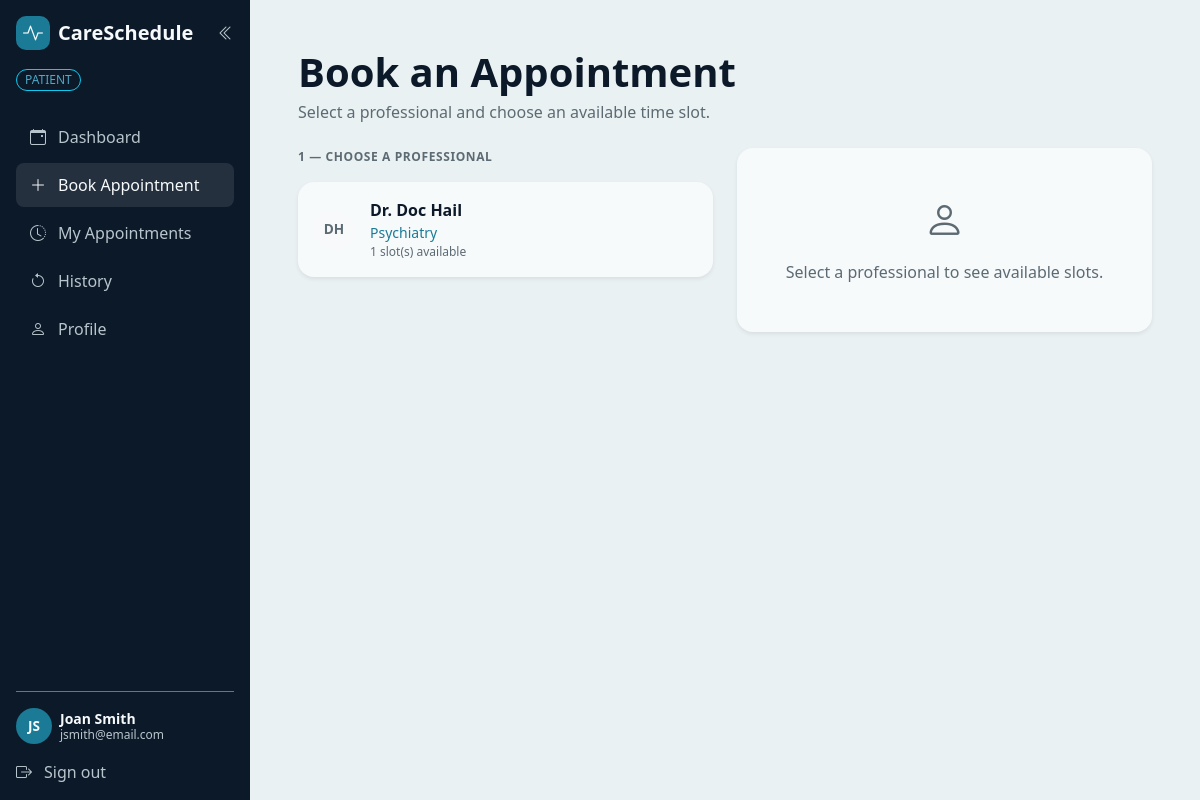
Screenshot of /book (signed in) with the database file from the repository.
### bp_app/models.py (models this page shows, shortened)
class Patient(UserMixin, db.Model):
    __tablename__ = "patient"
    id = db.Column(db.Integer, primary_key = True)
    email = db.Column(db.String(255), nullable = False, unique=True)
    password_hash = db.Column(db.String(255), nullable = False)
    firstname = db.Column(db.String(150), nullable = False)
    lastname = db.Column(db.String(150), nullable = False)
    phone = db.Column(db.String(20), nullable = False)
    dob = db.Column(db.Date, nullable = False)
    appointments = db.relationship("Appointment", back_populates="patient", cascade="all, delete-orphan")

class Professional(UserMixin, db.Model):
    __tablename__ = "professional"
    id = db.Column(db.Integer, primary_key = True)
    email = db.Column(db.String(255), nullable = False, unique = True)
    username = db.Column(db.String(255), nullable = False, unique= True)
    password_hash = db.Column(db.String(255), nullable = False)
    firstname = db.Column(db.String(150), nullable = True)
    lastname = db.Column(db.String(150), nullable = True)
    specialty = db.Column(db.String(150), nullable = True)
    biography = db.Column(db.Text)
    availabilities = db.relationship(
        "Availability",
        back_populates = "professional"
    )

### bp_app/patient_routes.py (the view)
@patients.route("/book")
@login_required
def book():
    if not isinstance(current_user, Patient):
        flash("Only patients can book appointments.", "warning")
        return redirect(url_for("main.home"))
    now = datetime.now()
    professionals = Professional.query.order_by(Professional.lastname).all()
    open_slots = (
        Availability.query
        .filter(Availability.is_booked == False,
                   Availability.start_time > datetime.now())
        .order_by(Availability.start_time)
        .all()
    )
    slot_counts= {}
    for slot in open_slots:
        slot_counts[slot.professional_id] = slot_counts.get(slot.professional_id, 0) + 1
    selected_id = request.args.get("professional_id", type=int)
    selected = db.session.get(Professional, selected_id) if selected_id else None
    slots = [slot for slot in open_slots if selected and slot.professional_id == selected_id]
    return render_template(
        "patients/book.html",
        professionals=professionals,
        slot_counts=slot_counts,
        selected=selected,
        slots=slots,
        active_page="book",
    )

### bp_app/app.py (called while the page is built)
@login_manager.user_loader
def load_user(user_id):
    try:
        user_type, record_id = user_id.split(":", 1)
        model = {"Patient": Patient, "Professional": Professional}.get(user_type)
        return db.session.get(model, int(record_id)) if model else None
    except (AttributeError, TypeError, ValueError):
        return None

### bp_app/templates/patients/book.html (shortened to what this page needs)
{% extends "components/patient_dashboard_base.html" %}
{% block dashboard_content %}
    <div class="mb-4">
        <h1 class="display-6 fw-bold text-app-navy mb-1">Book an Appointment</h1>
        <p class="text-app-muted mb-0">Select a professional and choose an available time slot.</p>
    </div>
    <div class="row g-4">
        <div class="col-12 col-lg-6">
            <div class="eyebrow text-app-muted mb-3">1 &mdash; Choose a professional</div>
            {% for pro in professionals %}
                <a href="{{ url_for('patients.book', professional_id=pro.id) }}"
                   class="card border-0 shadow-sm rounded-4 p-3 mb-3 bg-app-card text-decoration-none d-block
                          {{ 'booking-card' if selected and selected.id == pro.id }}">
                    <div class="d-flex align-items-center gap-3">
                        <div class="avatar bg-light text-app-muted">
                            {{ pro.firstname[:1] }}{{ pro.lastname[:1] }}
                        </div>
                        <div class="min-w-0">
                            <div class="fw-bold text-app-navy">
                                Dr. {{ pro.firstname }} {{ pro.lastname }}
                            </div>
                            <div class="text-app-teal small">{{ pro.specialty }}</div>
                            <div class="text-app-muted text-xs">
                                {{ slot_counts.get(pro.id, 0) }} slot(s) available
                            </div>
                        </div>
                    </div>
                </a>
            {% else %}
                <div class="card border-0 shadow-sm rounded-4 bg-app-card p-4 text-center">
                    <p class="text-app-muted mb-0">No professionals are registered yet.</p>
                </div>
            {% endfor %}
        </div>
        <div class="col-12 col-lg-6">
            {% if selected %}
                <div class="eyebrow text-app-muted mb-3">
                    2 &mdash; Choose a time with Dr. {{ selected.lastname }}
                </div>
                {% for date, day_slots in slots|groupby("day") %}
                    <div class="eyebrow text-app-muted mt-3 mb-2">
                        {{ date.strftime("%A, %B %d") }}
                    </div>
                    {% for slot in day_slots %}
                        <a href="{{ url_for('patients.confirm_booking', availability_id=slot.id) }}"
                           class="card border-0 shadow-sm rounded-4 p-3 mb-2 bg-app-card text-decoration-none d-block">
                            <div class="d-flex align-items-center justify-content-between gap-3">
                                <span class="fw-bold text-app-navy">
                                    {{ slot.start_time.strftime("%I:%M %p") }} &ndash;
                                    {{ slot.end_time.strftime("%I:%M %p") }}
                                </span>
                                <span class="text-app-teal small fw-bold">
                                    Book <i class="bi bi-arrow-right ms-1"></i>
                                </span>
                            </div>
                        </a>
                    {% endfor %}
                {% else %}
                    <div class="card border-0 shadow-sm rounded-4 bg-app-card p-5 text-center">
                        <div class="mb-3">
                            <i class="bi bi-calendar-x display-6 text-app-muted"></i>
                        </div>
                        <h2 class="h6 fw-bold text-app-navy">No open slots</h2>
                        <p class="text-app-muted text-xs mb-0">
                            Dr. {{ selected.lastname }} has no available times right now.
                            Try another professional.
                        </p>
                    </div>
                {% endfor %}
            {% else %}
                <div class="card border-0 shadow-sm rounded-4 bg-app-card p-5 text-center h-100
                            d-flex align-items-center justify-content-center">
                    <div>
                        <i class="bi bi-person display-6 text-app-muted d-block mb-3"></i>
                        <p class="text-app-muted mb-0">
                            Select a professional to see available slots.
                        </p>
                    </div>
                </div>
            {% endif %}
        </div>
    </div>
{% endblock %}

### bp_app/templates/components/patient_sidebar.html (shortened to what this page needs)
<div class="offcanvas-lg offcanvas-start bg-app-navy dashboard-sidebar" tabindex="-1"
     id="appSidebar" aria-labelledby="appSidebarLabel">
    <div class="offcanvas-body d-flex flex-column justify-content-between p-3">
        <div>
            <div class="sidebar-head d-none d-lg-flex align-items-center justify-content-between mb-3">
                <a href="{{ url_for('patients.dashboard') }}"
                   class="d-flex align-items-center gap-2 text-decoration-none">
                    <div class="brand-mark">
                        <i class="bi bi-activity fs-5"></i>
                    </div>
                    <span class="brand-name fs-5 sidebar-label">CareSchedule</span>
                </a>
                <button class="btn border-0 p-0 text-app-muted-dark" type="button"
                        id="railToggle" aria-label="Collapse sidebar" aria-expanded="true">
                    <i class="bi bi-chevron-double-left" id="railToggleIcon"></i>
                </button>
            </div>
            <div class="mb-4 sidebar-label">
                <span class="badge border border-info text-app-teal-light rounded-pill px-2 py-1 fw-normal text-xs">
                    PATIENT
                </span>
            </div>
            <nav class="nav nav-pills flex-column gap-1">
                <a href="{{ url_for('patients.dashboard') }}" title="Dashboard"
                   class="nav-link-custom {{ 'active' if active_page == 'dashboard' }}">
                    <i class="bi bi-calendar-event"></i>
                    <span class="sidebar-label">Dashboard</span>
                </a>
                <a href="{{ url_for('patients.book') }}" title="Book Appointment"
                   class="nav-link-custom {{ 'active' if active_page == 'book' }}">
                    <i class="bi bi-plus-lg"></i>
                    <span class="sidebar-label">Book Appointment</span>
                </a>
                <a href="{{ url_for('patients.my_appointments') }}" title="My Appointments"
                   class="nav-link-custom {{ 'active' if active_page == 'appointments' }}">
                    <i class="bi bi-clock-history"></i>
                    <span class="sidebar-label">My Appointments</span>
                </a>
                <a href="#" title="History"
                   class="nav-link-custom {{ 'active' if active_page == 'history' }}">
                    <i class="bi bi-arrow-counterclockwise"></i>
                    <span class="sidebar-label">History</span>
                </a>
                <a href="#" title="Profile"
                   class="nav-link-custom {{ 'active' if active_page == 'profile' }}">
                    <i class="bi bi-person"></i>
                    <span class="sidebar-label">Profile</span>
                </a>
            </nav>
        </div>
        <div class="border-top border-secondary pt-3 mt-auto">
            <div class="sidebar-user d-flex align-items-center gap-2 mb-3">
                <div class="avatar avatar-sm bg-app-teal text-app-offwhite">
                    {{ current_user.firstname[:1] }}{{ current_user.lastname[:1] }}
                </div>
                <div class="lh-sm sidebar-label">
                    <div class="fw-bold text-app-offwhite small">
                        {{ current_user.firstname }} {{ current_user.lastname }}
                    </div>
                    <div class="text-app-muted-dark text-xs">{{ current_user.email }}</div>
                </div>
            </div>
            <form method="POST" action="{{ url_for('patients.logout') }}" class="m-0">
                <button type="submit" title="Sign out"
                        class="nav-link-custom text-app-muted-dark small hover-white btn border-0 bg-transparent p-0 w-100 text-start text-decoration-none shadow-none">
                    <i class="bi bi-box-arrow-right"></i>
                    <span class="sidebar-label">Sign out</span>
                </button>
            </form>
        </div>
    </div>
</div>

### bp_app/static/styles.css (style rules this page uses)
h1 { color:white; }
.nav-link-custom { color: var(--app-muted-dark); border-radius: 8px; padding: 10px 14px; text-decoration: none; display: flex; align-items: center; gap: 12px; }
.nav-link-custom:hover, .nav-link-custom.active { background-color: rgba(255, 255, 255, 0.1); color: var(--app-offwhite); }

### bp_app/static/css/pages/dashboard.css (style rules this page uses)
.bg-app-navy { background-color: var(--app-navy); }
.eyebrow { font-size: 0.75rem; font-weight: 700; letter-spacing: 0.05em; text-transform: uppercase; }
.text-xs { font-size: 0.75rem; }
.avatar { width: 40px; height: 40px; flex-shrink: 0; border-radius: 50%; font-size:0.85rem; font-weight: 700; display:flex; align-items: center; justify-content: center; }
.avatar-sm { width: 36px; height: 36px; }
.text-app-teal-light { color: var(--app-teal-light); }
.brand-name { font-weight: 700; color: var(--app-offwhite); }
@media (min-width: 992px) { .dashboard-layout > .dashboard-sidebar { flex: 0 0 250px; width: 250px !important; max-width: 250px; min-height: 100vh; margin: 0; transition: flex-basis 0.2s ease, width 0.2s ease; } }
@media (min-width: 992px) { .dashboard-sidebar, .dashboard-sidebar .offcanvas-body { background-color: var(--app-navy) !important; } }
@media (min-width: 992px) { .dashboard-sidebar .offcanvas-body { flex-grow: 1; padding: 1rem; overflow-y: auto; min-height: 100vh; } }

### bp_app/static/css/base.css (style rules this page uses)
:root { --app-teal: #1b7a96; --app-navy: #0C1929; --app-offwhite: #f7fafb; --app-success: #1e8a5f; --app-error: #c0201a; --app-bg: #eaf1f3; --app-border: #d3e0e4; --app-muted: #5c6b73; --app-teal-light: #4fa8c4; --app-muted-dark: #b9c5cc; }
.brand-mark { width: 34px; height: 34px; border-radius: 10px; background-color: var(--app-teal); color: var(--app-offwhite); display: inline-flex; align-items: center; justify-content: center; }
.brand-name { font-weight: 700; color: var(--app-navy); }
.nav-link-custom { color: var(--app-muted-dark); border-radius: 8px; padding: 10px 14px; text-decoration: none; display: flex; align-items: center; gap: 12px; }
.nav-link-custom:hover, .nav-link-custom.active { background-color: rgba(255, 255, 255, 0.1); color: var(--app-offwhite); }
.bg-app-navy { background-color: var(--app-navy); }
.bg-app-teal { background-color: var(--app-teal); }
.bg-app-card { background-color: var(--app-offwhite); }
.text-app-navy { color: var(--app-navy); }
.text-app-teal { color: var(--app-teal); }
.text-app-teal-light { color: var(--app-teal-light); }
.text-app-offwhite { color: var(--app-offwhite); }
.text-app-muted { color: var(--app-muted); }
.text-app-muted-dark { color: var(--app-muted-dark); }

### rows the page displays
Patient: firstname "J", lastname "S", firstname "Joan", lastname "Smith", email "jsmith@email.com"
Professional: firstname "D", lastname "H", firstname "Doc", lastname "Hail", specialty "Psychiatry", get "1"
